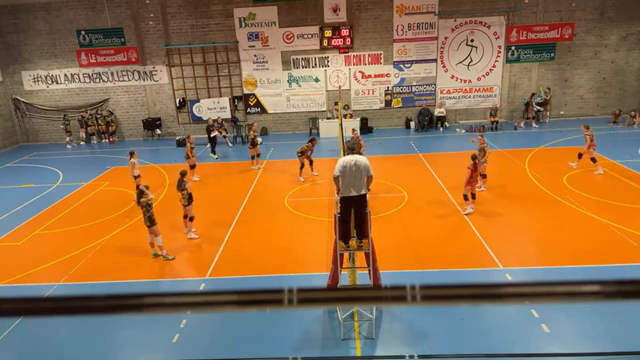
#> input picture frame850.png, 640 x 360 px
$ python -i field_auto.py   (imports and definitions only)
#> lines starting #> are read from the running program, lines starting #| are printed output that depends on the picture; after the words box and inside, x2 and y2 are one past the last pixel; in counts of white or black regions, pixels touching at a corner belong together
"""
FieldAutoCalibrator: auto-detection linee campo con Hough Transform.

Output:
- 4 angoli campo in pixel
- Matrice omografia 3x3
- Fattore pixel/metri
"""

from dataclasses import dataclass
from typing import List, Optional, Tuple

import numpy as np

try:
    import cv2
except ImportError:
    cv2 = None

from volley_agents.core.event import Event, EventType


@dataclass
class FieldAutoConfig:
    """Configurazione per auto-calibrazione campo."""

    # Parametri Hough Transform (ottimizzati per volleyball)
    hough_threshold: int = 50  # Abbassato da 100 per maggiore sensibilità
    hough_min_line_length: int = 50  # Abbassato da 100
    hough_max_line_gap: int = 20  # Aumentato da 10 per linee spezzate

    # Parametri Canny edge detection
    canny_low: int = 50
    canny_high: int = 150

    # Fallback detection
    use_color_fallback: bool = True  # Usa detection basata su colore se Hough fallisce

    # Colore linee campo (bianco tipicamente)
    line_color_lower: Tuple[int, int, int] = (200, 200, 200)  # BGR
    line_color_upper: Tuple[int, int, int] = (255, 255, 255)  # BGR

    # Dimensioni campo reali (metri)
    field_length: float = 18.0
    field_width: float = 9.0


class FieldAutoCalibrator:
    """
    Auto-calibratore campo da singolo frame.

    Uso:
        calibrator = FieldAutoCalibrator()
        events = calibrator.calibrate(frame)

        # Accesso diretto ai dati
        corners = calibrator.get_corners()  # 4 punti in pixel
        H = calibrator.get_homography()     # matrice 3x3
        ppm = calibrator.get_pixels_per_meter()
    """

    def __init__(self, config: Optional[FieldAutoConfig] = None):
        self.config = config or FieldAutoConfig()
        self._corners: Optional[np.ndarray] = None
        self._homography: Optional[np.ndarray] = None
        self._ppm: Optional[float] = None

    def _preprocess_for_lines(self, frame: np.ndarray) -> np.ndarray:
        """
        Preprocessing migliorato per rilevare linee bianche su campo colorato.

        Args:
            frame: Frame BGR da OpenCV

        Returns:
            Immagine edges binaria
        """
        if cv2 is None:
            return None

        # Converti in HSV per isolare il bianco
        hsv = cv2.cvtColor(frame, cv2.COLOR_BGR2HSV)

        # Maschera per linee bianche (alta luminosità, bassa saturazione)
        lower_white = np.array([0, 0, 180])
        upper_white = np.array([180, 50, 255])
        white_mask = cv2.inRange(hsv, lower_white, upper_white)

        # Applica morphology per pulire
        kernel = np.ones((3, 3), np.uint8)
        white_mask = cv2.morphologyEx(white_mask, cv2.MORPH_CLOSE, kernel)
        white_mask = cv2.morphologyEx(white_mask, cv2.MORPH_OPEN, kernel)

        # Edge detection sulla maschera
        cfg = self.config
        edges = cv2.Canny(white_mask, cfg.canny_low, cfg.canny_high)

        return edges

    def _detect_court_lines(self, edges: np.ndarray) -> Tuple[List, List]:
        """
        Rileva linee del campo con parametri ottimizzati per volleyball.

        Args:
            edges: Immagine edges binaria

        Returns:
            (h_lines, v_lines): Liste di linee orizzontali e verticali
        """
        if cv2 is None:
            return [], []

        cfg = self.config

        # Parametri più permissivi
        lines = cv2.HoughLinesP(
            edges,
            rho=1,
            theta=np.pi / 180,
            threshold=cfg.hough_threshold,
            minLineLength=cfg.hough_min_line_length,
            maxLineGap=cfg.hough_max_line_gap,
        )

        if lines is None:
            return [], []

        # Filtra linee per angolo (orizzontali e verticali del campo)
        h_lines = []
        v_lines = []
        for line in lines:
            x1, y1, x2, y2 = line[0]
            angle = np.abs(np.arctan2(y2 - y1, x2 - x1) * 180 / np.pi)

            # Accetta linee quasi orizzontali (0-15° o 165-180°) o quasi verticali (75-105°)
            if angle < 15 or angle > 165:
                h_lines.append(line[0])
            elif 75 < angle < 105:
                v_lines.append(line[0])

        return h_lines, v_lines

    def _detect_court_by_color(self, frame: np.ndarray) -> Optional[dict]:
        """
        Rileva il campo basandosi sul colore (arancione/blu tipico volleyball).
        Fallback quando Hough Transform fallisce.

        Args:
            frame: Frame BGR da OpenCV

        Returns:
            Dict con informazioni campo o None se non trovato
        """
        if cv2 is None:
            return None

        hsv = cv2.cvtColor(frame, cv2.COLOR_BGR2HSV)
        h, w = frame.shape[:2]

        # Range per arancione (campo indoor tipico)
        lower_orange = np.array([8, 100, 100])
        upper_orange = np.array([25, 255, 255])

        # Range per blu (altro lato campo)
        lower_blue = np.array([100, 80, 80])
        upper_blue = np.array([130, 255, 255])

        mask_orange = cv2.inRange(hsv, lower_orange, upper_orange)
        mask_blue = cv2.inRange(hsv, lower_blue, upper_blue)
        mask_court = cv2.bitwise_or(mask_orange, mask_blue)

        # Pulisci la maschera con morphologia
        kernel = np.ones((10, 10), np.uint8)
        mask_court = cv2.morphologyEx(mask_court, cv2.MORPH_CLOSE, kernel)
        mask_court = cv2.morphologyEx(mask_court, cv2.MORPH_OPEN, kernel)

        # Trova contorni
        contours, _ = cv2.findContours(mask_court, cv2.RETR_EXTERNAL, cv2.CHAIN_APPROX_SIMPLE)

        if not contours:
            return None

        # Prendi il contorno più grande (il campo)
        largest = max(contours, key=cv2.contourArea)
        area = cv2.contourArea(largest)

        # Il campo deve occupare almeno il 30% del frame
        if area < (h * w * 0.3):
            return None

        x, y, cw, ch = cv2.boundingRect(largest)

        # La rete è circa al centro orizzontale
        net_x = x + cw // 2

        print(
            f"✅ Calibrazione colore: campo trovato @ ({x}, {y}, {cw}x{ch}), net_x={net_x}"
        )

        return {
            "court_bounds": (x, y, x + cw, y + ch),
            "net_x": net_x,
            "left_zone": {"x1": x, "y1": y, "x2": net_x, "y2": y + ch},
            "right_zone": {"x1": net_x, "y1": y, "x2": x + cw, "y2": y + ch},
            "service_left": {"x1": x, "y1": y, "x2": x + cw // 6, "y2": y + ch},
            "service_right": {"x1": x + cw - cw // 6, "y1": y, "x2": x + cw, "y2": y + ch},
            "calibration_method": "color_detection",
            "confidence": 0.7,
        }

    def calibrate(self, frame: np.ndarray) -> List[Event]:
        """
        Calibra il campo da un singolo frame.

        Args:
            frame: Frame BGR da OpenCV

        Returns:
            Lista di eventi di calibrazione
        """
        if cv2 is None:
            return []

        events = []
        cfg = self.config

        # 1. Preprocessing migliorato per linee
        edges = self._preprocess_for_lines(frame)
        if edges is None:
            # Fallback a color detection
            if cfg.use_color_fallback:
                print("⚠️ Hough fallito (edges=None), provo color detection...")
                result = self._detect_court_by_color(frame)
                if result:
                    events.append(
                        Event(
                            time=0.0,
                            type=EventType.FIELD_LINES_DETECTED,
                            confidence=result.get("confidence", 0.6),
                            extra={
                                "h_lines": 0,
                                "v_lines": 0,
                                "calibration_method": result.get("calibration_method", "color_fallback"),
                                "net_x": result["net_x"],
                                "court_bounds": result["court_bounds"],
                            },
                        )
                    )
                    return events
                else:
                    # Ultimo fallback: preset
                    print("⚠️ Calibrazione campo fallita, uso preset")
            return events

        # 2. Hough Transform per linee
        h_lines, v_lines = self._detect_court_lines(edges)

        # 3. Se non abbastanza linee, prova fallback
        if len(h_lines) < 2 or len(v_lines) < 2:
            if cfg.use_color_fallback:
                print(
                    f"⚠️ Hough fallito (linee insufficienti: {len(h_lines)}H/{len(v_lines)}V), "
                    "provo color detection..."
                )
                result = self._detect_court_by_color(frame)
                if result:
                    events.append(
                        Event(
                            time=0.0,
                            type=EventType.FIELD_LINES_DETECTED,
                            confidence=result.get("confidence", 0.6),
                            extra={
                                "h_lines": len(h_lines),
                                "v_lines": len(v_lines),
                                "calibration_method": result.get("calibration_method", "color_fallback"),
                                "net_x": result["net_x"],
                                "court_bounds": result["court_bounds"],
                            },
                        )
                    )
                    return events

            # Ultimo fallback: preset
            print("⚠️ Calibrazione campo fallita, uso preset")
            return events

        events.append(
            Event(
                time=0.0,
                type=EventType.FIELD_LINES_DETECTED,
                confidence=0.8,
                extra={
                    "h_lines": len(h_lines),
                    "v_lines": len(v_lines),
                },
            )
        )

        # 5. Trova 4 angoli campo
        corners = self._find_corners(h_lines, v_lines, frame.shape)

        if corners is not None:
            self._corners = corners
            events.append(
                Event(
                    time=0.0,
                    type=EventType.FIELD_CORNERS_DETECTED,
                    confidence=0.9,
                    extra={
                        "corners": corners.tolist(),
                    },
                )
            )

            # 6. Calcola omografia
            self._calculate_homography()

            if self._homography is not None:
                events.append(
                    Event(
                        time=0.0,
                        type=EventType.FIELD_HOMOGRAPHY_READY,
                        confidence=1.0,
                        extra={
                            "homography": self._homography.tolist(),
                            "pixels_per_meter": self._ppm,
                        },
                    )
                )

        return events

    # [96 lines left out: functions _filter_lines, _find_corners, _line_intersection, _calculate_homography, not called in this run]

    def get_corners(self) -> Optional[np.ndarray]:
        """Restituisce i 4 angoli del campo in pixel."""
        return self._corners

    def get_homography(self) -> Optional[np.ndarray]:
        """Restituisce la matrice omografia 3x3."""
        return self._homography

    def get_pixels_per_meter(self) -> Optional[float]:
        """Restituisce il fattore di conversione pixel/metro."""
        return self._ppm

    # [21 lines left out: function pixel_to_meters, not called in this run]


__all__ = [
    "FieldAutoCalibrator",
    "FieldAutoConfig",
]

>>> import cv2
>>> picture = cv2.imread('../../frame850.png')
#> picture is the input picture: shape (360, 640, 3); mean B, G, R 76.7, 112.9, 148.2
>>> result = FieldAutoCalibrator().calibrate(picture)
#> in _preprocess_for_lines, `hsv = cv2.cvtColor(frame, cv2.COLOR_BGR2HSV)`: hsv: shape (360, 640, 3); mean H, S, V 38.3, 137.5, 161.1
#> in _preprocess_for_lines, `white_mask = cv2.inRange(hsv, lower_white, upper_white)`:
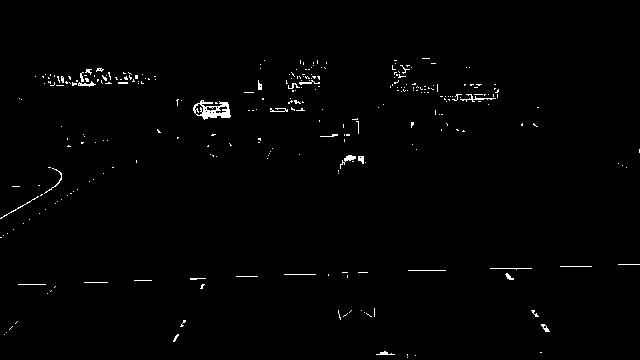
#> white_mask: shape (360, 640); 1% white in thin lines or dots, all inside (x1, y1, x2, y2) = (0, 58, 640, 358)
#> in _preprocess_for_lines, `white_mask = cv2.morphologyEx(white_mask, cv2.MORPH_CLOSE, kernel)`: white_mask: shape (360, 640); 1.3% white; 176 white regions (142 under 20 px), largest, box (x1, y1, x2, y2) and area: (193, 100, 231, 120) 546, (48, 69, 96, 87) 302, (440, 94, 496, 102) 216
#> in _preprocess_for_lines, `white_mask = cv2.morphologyEx(white_mask, cv2.MORPH_OPEN, kernel)`:
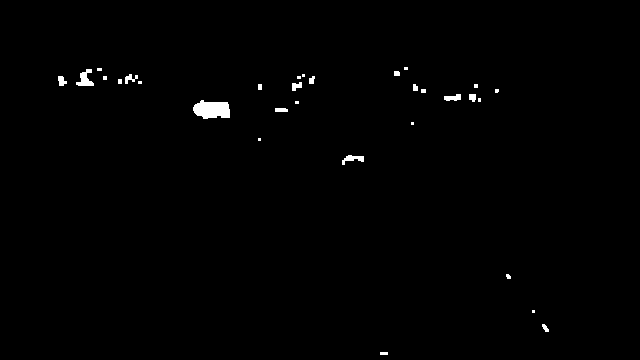
#> white_mask: shape (360, 640); 0.69% white; 31 white regions (13 under 20 px), largest, box (x1, y1, x2, y2) and area: (193, 100, 230, 119) 542, (76, 69, 94, 86) 166, (342, 155, 364, 165) 109
#> in _preprocess_for_lines, `edges = cv2.Canny(white_mask, cfg.canny_low, cfg.canny_high)`:
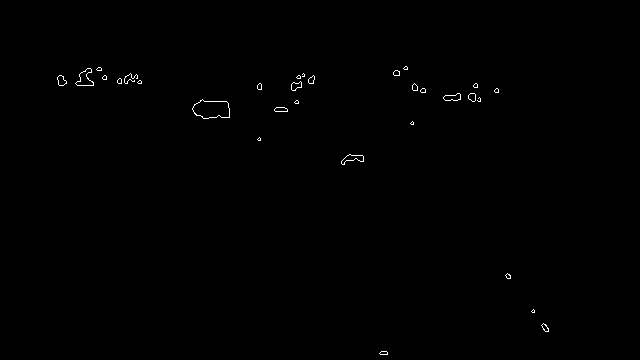
#> edges: shape (360, 640); 0.3% white in thin lines or dots, all inside (x1, y1, x2, y2) = (57, 66, 549, 355)
#> in _detect_court_lines, `lines = cv2.HoughLinesP( edges, rho=1, theta=np.pi / 180, threshold=cf..`: lines = None
#> in calibrate, `h_lines, v_lines = self._detect_court_lines(edges)`: h_lines = []
#> (printed output is left out)
#> in _detect_court_by_color, `mask_orange = cv2.inRange(hsv, lower_orange, upper_orange)`:
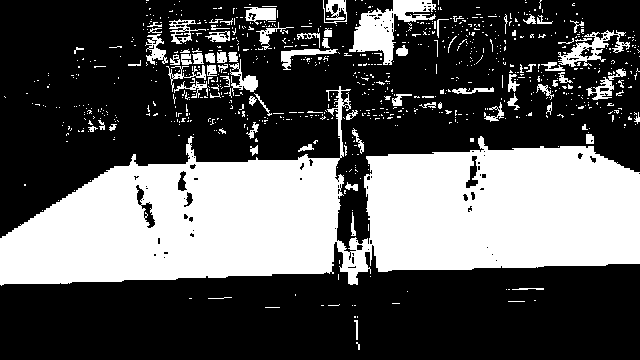
#> mask_orange: shape (360, 640); 34.4% white; 841 white regions (758 under 20 px), largest, box (x1, y1, x2, y2) and area: (0, 86, 640, 286) 66775, (349, 0, 436, 65) 2233, (558, 30, 630, 67) 854
#> in _detect_court_by_color, `mask_blue = cv2.inRange(hsv, lower_blue, upper_blue)`:
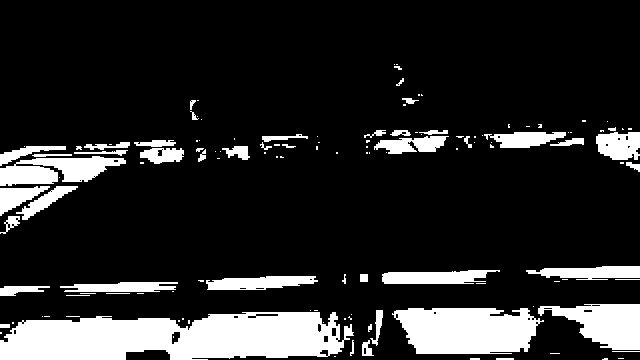
#> mask_blue: shape (360, 640); 16% white; 131 white regions (79 under 20 px), largest, box (x1, y1, x2, y2) and area: (0, 312, 354, 360) 13219, (392, 308, 544, 354) 5612, (538, 304, 640, 350) 2825
#> in _detect_court_by_color, `mask_court = cv2.bitwise_or(mask_orange, mask_blue)`: mask_court: shape (360, 640); 50.4% white; 167 black regions (138 under 20 px), largest, box (x1, y1, x2, y2) and area: (0, 0, 640, 260) 84535, (0, 242, 640, 360) 27067, (126, 350, 170, 360) 392
#> in _detect_court_by_color, `mask_court = cv2.morphologyEx(mask_court, cv2.MORPH_CLOSE, kernel)`:
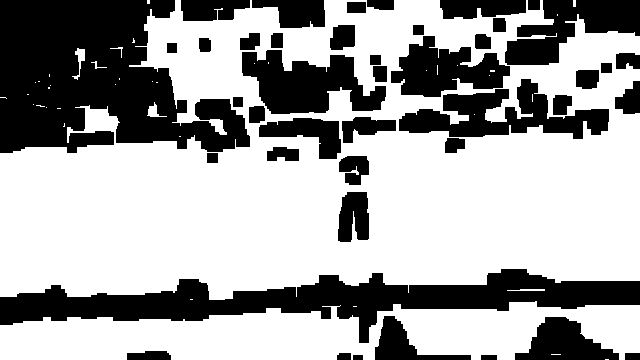
#> mask_court: shape (360, 640); 64.3% white; 43 black regions, largest, box (x1, y1, x2, y2) and area: (0, 0, 250, 153) 25410, (0, 269, 640, 343) 17778, (399, 79, 609, 139) 5811
#> in _detect_court_by_color, `mask_court = cv2.morphologyEx(mask_court, cv2.MORPH_OPEN, kernel)`:
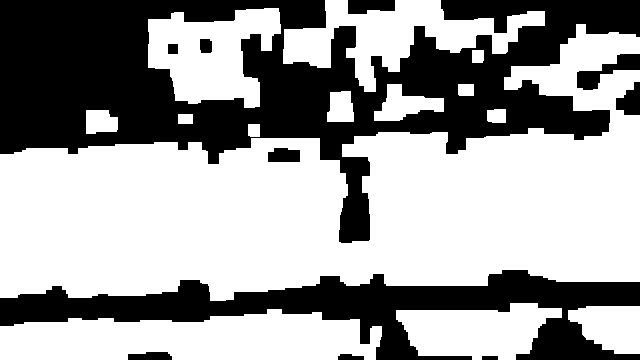
#> mask_court: shape (360, 640); 61.8% white; 11 black regions
#> in _detect_court_by_color, `contours, _ = cv2.findContours(mask_court, cv2.RETR_EXTERNAL, cv2.CHAI..`: contours = 14 contours; largest, box (x1, y1, x2, y2) and area: (0, 24, 640, 301) 95808, (0, 309, 382, 360) 14418, (283, 0, 545, 92) 9032, (148, 8, 281, 108) 8362, (396, 303, 562, 360) 6284
#> in _detect_court_by_color, `largest = max(contours, key=cv2.contourArea)`: largest = contour of 374 points, box (x1, y1, x2, y2) (0, 24, 640, 301), area 95808
#> in _detect_court_by_color, `area = cv2.contourArea(largest)`: area = 95807.5
#> in _detect_court_by_color, `x, y, cw, ch = cv2.boundingRect(largest)`: x = 0; y = 24; cw = 640; ch = 277
#> in _detect_court_by_color, `net_x = x + cw // 2`: net_x = 320
#| ✅ Calibrazione colore: campo trovato @ (0, 24, 640x277), net_x=320
#> in calibrate, `result = self._detect_court_by_color(frame)`: result = 8 items
#> result = 1 item
